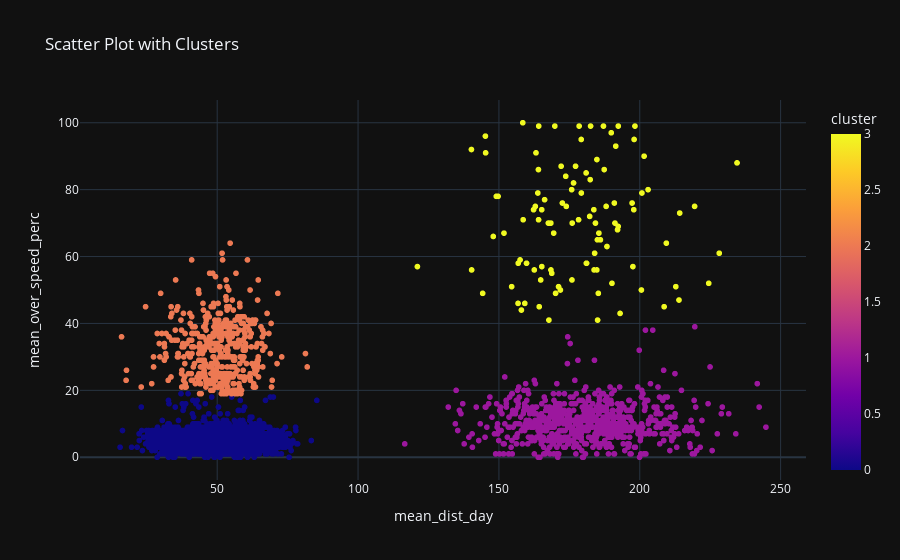

The notebook cell this image was saved under:
### Code cell
fig = px.scatter(df1, 
                 x='mean_dist_day', 
                 y='mean_over_speed_perc', 
                 color='cluster', 
                 title='Scatter Plot with Clusters',
                 height=800,            
                 template="plotly_dark"
                )
fig.show()

### Figure 1 — Plotly figure (JSON) as saved in the notebook; plotly's stock layout.template omitted (floating-point values rounded to 4 significant figures; data arrays with more than 128 entries replaced by an {"elided": "..."} marker saying what was removed)
{"data": [{"hovertemplate": "mean_dist_day=%{x}<br>mean_over_speed_perc=%{y}<br>cluster=%{marker.color}<extra></extra>", "legendgroup": "", "marker": {"color": {"elided": "4000 int values"}, "coloraxis": "coloraxis", "symbol": "circle"}, "mode": "markers", "name": "", "showlegend": false, "type": "scattergl", "x": {"elided": "4000 float values"}, "xaxis": "x", "y": {"elided": "4000 int values"}, "yaxis": "y"}], "layout": {"autosize": true, "coloraxis": {"colorbar": {"title": {"text": "cluster"}}, "colorscale": [[0, "#0d0887"], [0.1111, "#46039f"], [0.2222, "#7201a8"], [0.3333, "#9c179e"], [0.4444, "#bd3786"], [0.5556, "#d8576b"], [0.6667, "#ed7953"], [0.7778, "#fb9f3a"], [0.8889, "#fdca26"], [1, "#f0f921"]]}, "legend": {"tracegroupgap": 0}, "title": {"text": "Scatter Plot with Clusters"}, "xaxis": {"anchor": "y", "autorange": true, "domain": [0, 1], "range": [1.621, 258.7], "title": {"text": "mean_dist_day"}, "type": "linear"}, "yaxis": {"anchor": "x", "autorange": true, "domain": [0, 1], "range": [-6.312, 106.3], "title": {"text": "mean_over_speed_perc"}, "type": "linear"}}}
